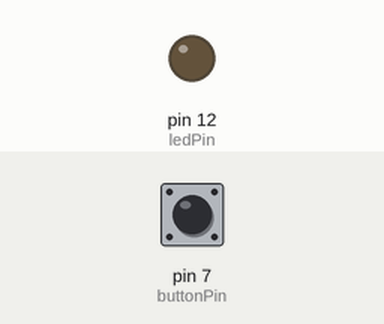
Bench run of a sketch on a simulated Arduino Uno, built with avr-gcc and run on an emulated ATmega328P. Parts: output pins drawn as LEDs (lit = HIGH). Dashed ring = blinking. The inputs (shaded band) are chosen by the test bench; at power-on: pin 7 (buttonPin) LOW.

Above: at 1.2 s.
1.3 s: pin 7 (buttonPin) pulled HIGH for 1 s
At 3.7 s:
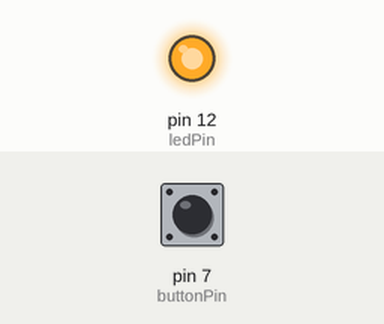
4.0 s: pin 7 (buttonPin) pulled HIGH for 0.15 s
At 5.1 s:
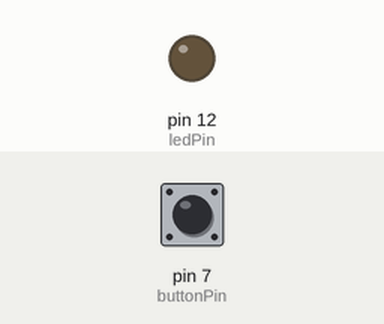
5.9 s: pin 7 (buttonPin) pulled HIGH for 3.2 s
At 6.5 s:
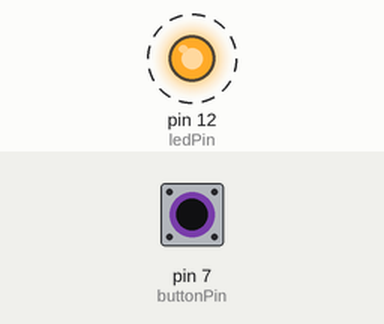
Timing chart, 0 to 10.6 s (numbered marks = the images above; inputs shaded):
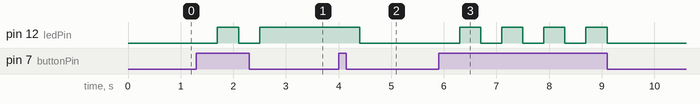

Measured:
- after the input at 1.3 s, pin 12 (ledPin): LOW → HIGH after 0.40 s, → LOW 0.40 s later, → HIGH 0.40 s later
- after the input at 4.0 s, pin 12 (ledPin): HIGH → LOW after 0.40 s
- after the input at 5.9 s, pin 12 (ledPin): alternates HIGH for 0.40 s and LOW for 0.40 s, 8 changes in all, then stays LOW, starting after 0.40 s

The sketch:

_02_toggle.ino
```cpp
int buttonPin = 7;           // the number of the pushbutton pin
int ledState = 0;
int ledPin =  12;            // the number of the LED pin
int buttonState = 0;         // variable for reading the pushbutton status
void setup() {
pinMode(ledPin, OUTPUT);     // initialise the ledPin as an output:
pinMode(buttonPin, INPUT);   // initialise the buttonPin as an input:
}
void loop() {
digitalWrite (ledPin,ledState);         //Set the LED to the value of ledState
buttonState = digitalRead(buttonPin);   // read the state of the pushbutton value:

if (ledState==1)                        //Check if LED is on
{
    if (buttonState == 1)               // check if the pushbutton is pressed.
    {ledState=0;                        //if LED is on and button is pushed, set ledState to off
     delay (400); }                     //Wait for button to stop bouncing
}else{                                  //if LED is off
  if (buttonState ==1)                  // check if the pushbutton is pressed.
    {ledState =1;                       //if LED is on and button is pushed, set ledState to on
     delay (400); }                     //Wait for button to stop bouncing
     }
}
```
